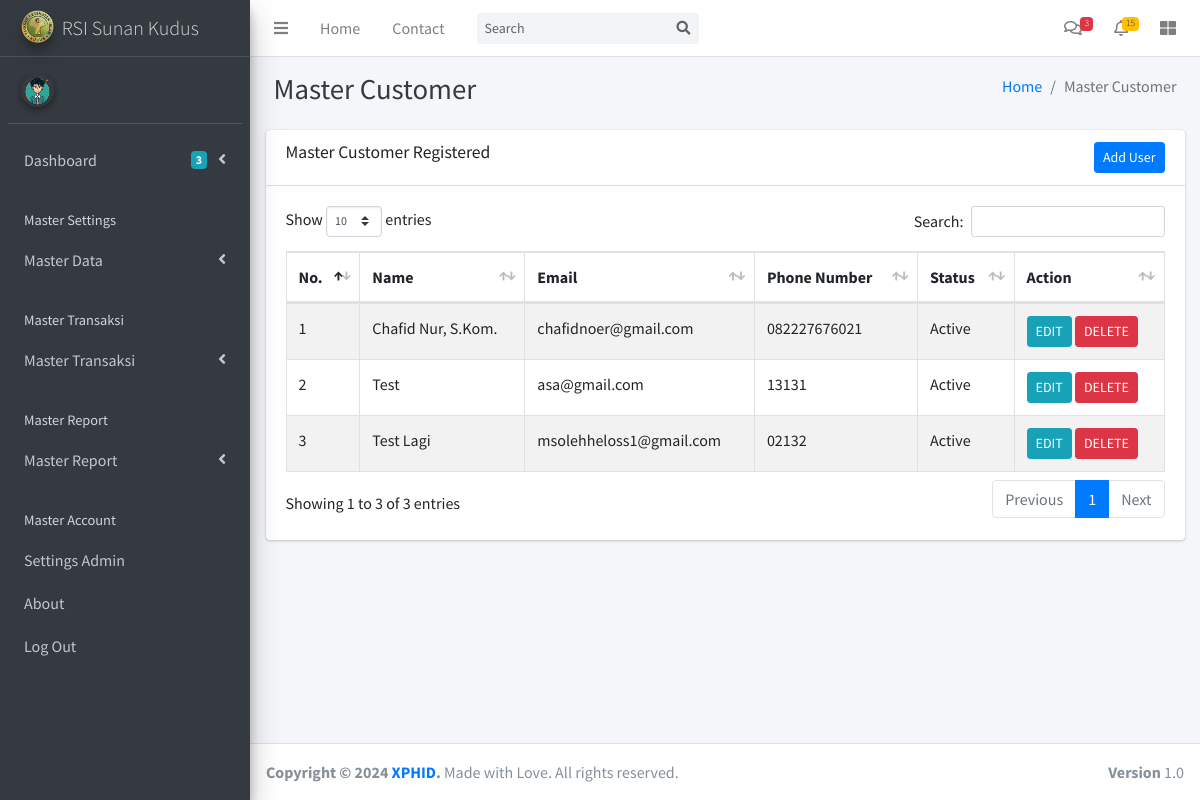
/admin/pages/master_customer.php, run on the app's committed database.
### tables this page shows
CREATE TABLE `user` (
  `id` int(11) NOT NULL,
  `name` varchar(200) NOT NULL,
  `username` varchar(100) NOT NULL,
  `email` varchar(200) NOT NULL,
  `password` varchar(200) NOT NULL,
  `phone` varchar(15) NOT NULL,
  `status` varchar(15) NOT NULL,
  `created_at` timestamp NULL DEFAULT NULL
);

### admin/pages/master_customer.php (the view, shortened to what this page needs)
<?php
  include('../../config/dbcon.php');
  include(BASE_PATH . 'admin/includes/header.php');
  include(BASE_PATH . 'admin/includes/topbar.php');
  include(BASE_PATH . 'admin/includes/sidebar.php');
?>
<div class="content-wrapper">
</div>
</div>
<section class="content">
    <div class="content-header">
      <div class="container-fluid">
        <div class="row mb-2">
          <div class="col-sm-6">
            <h1 class="m-0 text-dark">Master Customer</h1>
          </div>
          <div class="col-sm-6">
            <ol class="breadcrumb float-sm-right">
              <li class="breadcrumb-item"><a href="#">Home</a></li>
              <li class="breadcrumb-item active">Master Customer</li>
            </ol>
          </div>
        </div>
      </div>
    </div>
    <div class="container">
      <div class="row">
        <div class="col-md-12">
    <div class="card">
        <div class="card-header">
            <h3 class="card-title">Master Customer Registered</h3>
            <a href="#" data-toggle="modal" data-target="#AddUserModal" class="btn btn-primary btn-sm float-right">Add User</a>
              </div>
              <div class="card-body">
                <table id="example1" class="table table-bordered table-striped">
                    <thead>
                        <tr>
                            <th>No.</th>
                            <th>Name</th>
                            <th>Email</th>
                            <th>Phone Number</th>
                            <th>Status</th>
                            <th>Action</th>
                         </tr>
                    </thead>
                    <tbody>
                      <?php
                          $nomor = 0;
                          $query = "SELECT * FROM user";
                          $query_run = mysqli_query($con, $query);
                          if(mysqli_num_rows($query_run) > 0)
                          {
                            foreach($query_run as $row)
                            {
                              $nomor++;
                              ?>
                               <tr>
                                  <td><?php echo htmlentities ($nomor);?></td>
                                  <td><?php echo $row['name']; ?></td>
                                  <td><?php echo $row['email']; ?></td>
                                  <td><?php echo $row['phone']; ?></td>
                                  <td><?php echo $row['status']; ?></td>
                                    <td><a href="master_customer_edit.php?user_id=<?php echo $row['id']; ?>" class="btn btn-info btn-sm">EDIT</a>
                                        <button type="button" value="<?php echo $row['id']; ?>" class="btn btn-danger btn-sm deletebtn">DELETE</button>
                                     </td>
                                </tr>
                            <?php
                            }
                          }
                          else{
                            ?>
                            <tr>
                              <td>Data Record Not Found</td>
                            </tr>
                            <?php
                          }
                      ?>
                    </tbody>
                  </table>
                </div>
    </div>
        </div>
      </div>
    </div>
</section>
<?php include(BASE_PATH . 'admin/includes/footer.php'); ?>

### admin/includes/header.php (shortened to what this page needs)
<!DOCTYPE html>
<html>
<head>
  <link rel="stylesheet" href="<?php echo BASE_URL ?>admin/assets/plugins/fontawesome-free/css/all.min.css">
  <link rel="stylesheet" href="<?php echo BASE_URL ?>https://code.ionicframework.com/ionicons/2.0.1/css/ionicons.min.css">
  <link rel="stylesheet" href="<?php echo BASE_URL ?>admin/assets/plugins/tempusdominus-bootstrap-4/css/tempusdominus-bootstrap-4.min.css">
  <link rel="stylesheet" href="<?php echo BASE_URL ?>admin/assets/plugins/icheck-bootstrap/icheck-bootstrap.min.css">
  <link rel="stylesheet" href="<?php echo BASE_URL ?>admin/assets/plugins/jqvmap/jqvmap.min.css">
  <link rel="stylesheet" href="<?php echo BASE_URL ?>admin/assets/dist/css/adminlte.min.css">
  <link rel="stylesheet" href="<?php echo BASE_URL ?>admin/assets/plugins/overlayScrollbars/css/OverlayScrollbars.min.css">
  <link rel="stylesheet" href="<?php echo BASE_URL ?>admin/assets/plugins/daterangepicker/daterangepicker.css">
  <link rel="stylesheet" href="<?php echo BASE_URL ?>admin/assets/plugins/summernote/summernote-bs4.css">
  <link rel="stylesheet" href="<?php echo BASE_URL ?>admin/assets/plugins/datatables-bs4/css/dataTables.bootstrap4.min.css">
  <link rel="stylesheet" href="<?php echo BASE_URL ?>admin/assets/plugins/datatables-responsive/css/responsive.bootstrap4.min.css">
</head>
<body class="hold-transition sidebar-mini layout-fixed">
<div class="wrapper">

### admin/includes/topbar.php (shortened to what this page needs)
<nav class="main-header navbar navbar-expand navbar-white navbar-light">
  <ul class="navbar-nav">
    <li class="nav-item">
      <a class="nav-link" data-widget="pushmenu" href="#" role="button"><i class="fas fa-bars"></i></a>
    </li>
    <li class="nav-item d-none d-sm-inline-block">
      <a href="<?php echo BASE_URL ?>admin/dashboard.php" class="nav-link">Home</a>
    </li>
    <li class="nav-item d-none d-sm-inline-block">
      <a href="#" class="nav-link">Contact</a>
    </li>
  </ul>
  <form class="form-inline ml-3">
    <div class="input-group input-group-sm">
      <input class="form-control form-control-navbar" type="search" placeholder="Search" aria-label="Search">
      <div class="input-group-append">
        <button class="btn btn-navbar" type="submit">
          <i class="fas fa-search"></i>
        </button>
      </div>
    </div>
  </form>
  <ul class="navbar-nav ml-auto">
    <li class="nav-item dropdown">
      <a class="nav-link" data-toggle="dropdown" href="#">
        <i class="far fa-comments"></i>
        <span class="badge badge-danger navbar-badge">3</span>
      </a>
    </li>
    <li class="nav-item dropdown">
      <a class="nav-link" data-toggle="dropdown" href="#">
        <i class="far fa-bell"></i>
        <span class="badge badge-warning navbar-badge">15</span>
      </a>
    </li>
    <li class="nav-item">
      <a class="nav-link" data-widget="control-sidebar" data-slide="true" href="#" role="button">
        <i class="fas fa-th-large"></i>
      </a>
    </li>
  </ul>
</nav>

### admin/includes/sidebar.php (shortened to what this page needs)
<?php include(BASE_PATH . 'config/navlink_config.php'); ?>
  <aside class="main-sidebar sidebar-dark-primary elevation-4">
    <a href="<?php echo BASE_URL ?>admin/dashboard.php" class="brand-link">
      <img src="<?php echo BASE_URL ?>admin/assets/dist/img/LogoRSI.png" alt="AdminLTE Logo" class="brand-image img-circle elevation-3"
           style="opacity: .8">
      <span class="brand-text font-weight-light">RSI Sunan Kudus</span>
    </a>
    <div class="sidebar">
      <div class="user-panel mt-3 pb-3 mb-3 d-flex">
        <div class="image">
          <img src="<?php echo BASE_URL ?>admin/assets/dist/img/xphid_avatar.png"
                class="img-circle elevation-2" alt="User Image">
        </div>
        <div class="info">
        </div>
      </div>
      <nav class="mt-2">
        <ul class="nav nav-pills nav-sidebar flex-column" data-widget="treeview" role="menu" data-accordion="false">
          <li class="nav-item has-treeview">
            <a href="#"
                class="nav-link">
              <p>
                Dashboard
                <i class="right fas fa-angle-left"></i>
                <span class="badge badge-info right">3</span>
              </p>
            </a>
          </li>
          <li class="nav-header">Master Settings</li>
          <li class="nav-item has-treeview <?php echo $activeMS1 ?>">
            <a href="#" class="nav-link <?php echo $activeMS2 ?>">
              <p>
                 Master Data
                <i class="fas fa-angle-left right"></i>
              </p>
            </a>
          </li>
          <li class="nav-header">Master Transaksi</li>
          <li class="nav-item has-treeview <?php echo $activeMT1 ?>">
            <a href="#" class="nav-link <?php echo $activeMT2 ?>">
              <p>
                Master Transaksi
                <i class="right fas fa-angle-left"></i>
              </p>
            </a>
          </li>
        <li class="nav-header">Master Report</li>
          <li class="nav-item has-treeview <?php echo $activeMR1 ?>">
            <a href="#" class="nav-link <?php echo $activeMR2 ?>">
              <p>
                Master Report
                <i class="right fas fa-angle-left"></i>
              </p>
            </a>
          </li>
          <li class="nav-header">Master Account</li>
          <li class="nav-item">
            <a href="<?php echo BASE_URL ?>admin/pages/setting_admin.php"
                class="nav-link <?php echo $SettingAdminActive ?>">
              <p>
                Settings Admin
              </p>
            </a>
          </li>
          <li class="nav-item">
            <a href="<?php echo BASE_URL ?>admin/pages/about.php"
                class="nav-link <?php echo $AboutActive ?>">
              <p>About</p>
            </a>
          </li>
          <li class="nav-item">
            <a href="<?php echo BASE_URL ?>admin/action/logout.php" class="nav-link">
              <p>
                Log Out
              </p>
            </a>
          </li>
        </ul>
      </nav>
    </div>
  </aside>

### admin/includes/footer.php (shortened to what this page needs)
<footer class="main-footer">
    <strong>Copyright &copy; 2024 <a href="#">XPHID</a>.</strong>
    Made with Love. All rights reserved.
    <div class="float-right d-none d-sm-inline-block">
      <b>Version</b> 1.0
    </div>
  </footer>
</body>
</html>

### data on the page
user: name "Chafid Nur, S.Kom.", email "chafidnoer@gmail.com", phone "082227676021", status "Active"
user: name "Test", email "asa@gmail.com", phone "13131", status "Active"
user: name "Test Lagi", email "msolehheloss1@gmail.com", phone "02132", status "Active", $row['id'] 22 (drawn)
